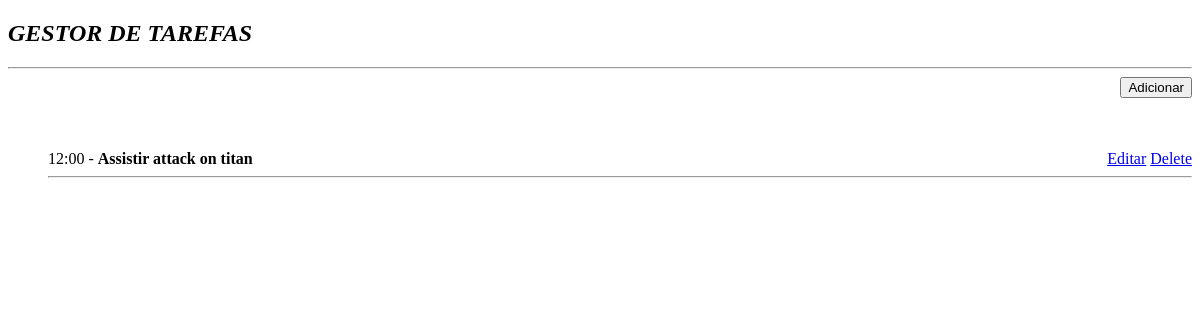
Before: / with the older database file.
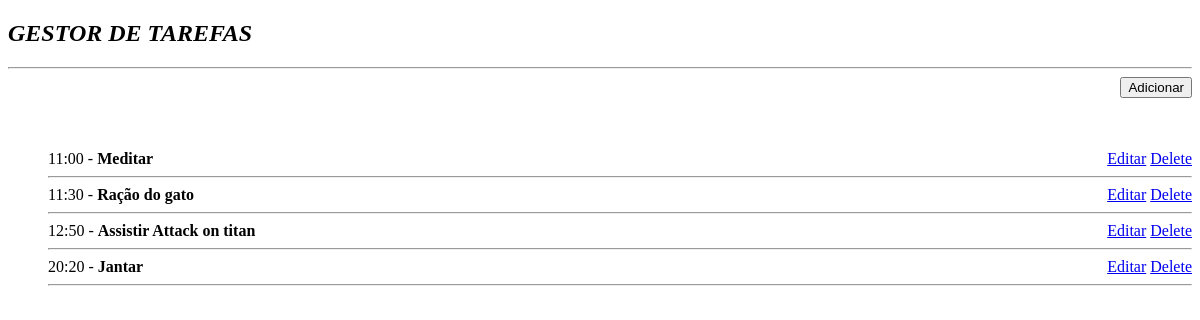
After: the same page with the newer database file.
### mod/models.py (models this page shows)
class Tarefas(db.Model):
    id = db.Column(db.Integer, primary_key=True, nullable=True)
    data = db.Column(db.Date, default=db.func.current_date())
    time = db.Column(db.String, nullable=True)
    tarefa = db.Column(db.String, nullable=True)

### mod/routes.py (the view)
@app.route('/', methods=['GET', 'POST'])
def home():
    lista = Tarefas.query.order_by(Tarefas.time.asc())
    return render_template("index.html", lista=lista)

### mod/templates/index.html (shortened to what this page needs)
<!DOCTYPE html>
<html lang="pt-br">
<head>
</head>
<body>
    <div class="container">
        <div>
            <h2><I>GESTOR DE TAREFAS</I></h2>
            <HR></HR>
            <div class="end"><a href="{{ url_for('add_tarefa')}}"><button>Adicionar</button></a></div>
            <br><br>
            <ul>
                <form action="/" method="get">
                    {% for tarefa in lista %}
                    <li style="display: flex; align-items: center; justify-content: space-between;">
                        <span>{{ tarefa.time }} - <b>{{ tarefa.tarefa }}</b></span>
                        <span>
                            <a href="{{ url_for('editar', id=tarefa.id) }}">Editar</a>
                            <a href="{{ url_for('delete', id=tarefa.id) }}">Delete</a>
                        </span>
                    </li>
                    <hr>
                    {% endfor %}
                </form>
            </ul>
</body>
</html>

### mod/templates/index.html (style rules this page uses)
.end { text-align: end; }

Changed rows visible on the page:
added Tarefas: time "11:00", tarefa "Meditar"
added Tarefas: time "11:30", tarefa "Ração do gato"
changed Tarefas: time "12:00" → "12:50"; tarefa "Assistir attack on titan" → "Assistir Attack on titan"
added Tarefas: time "20:20", tarefa "Jantar"
